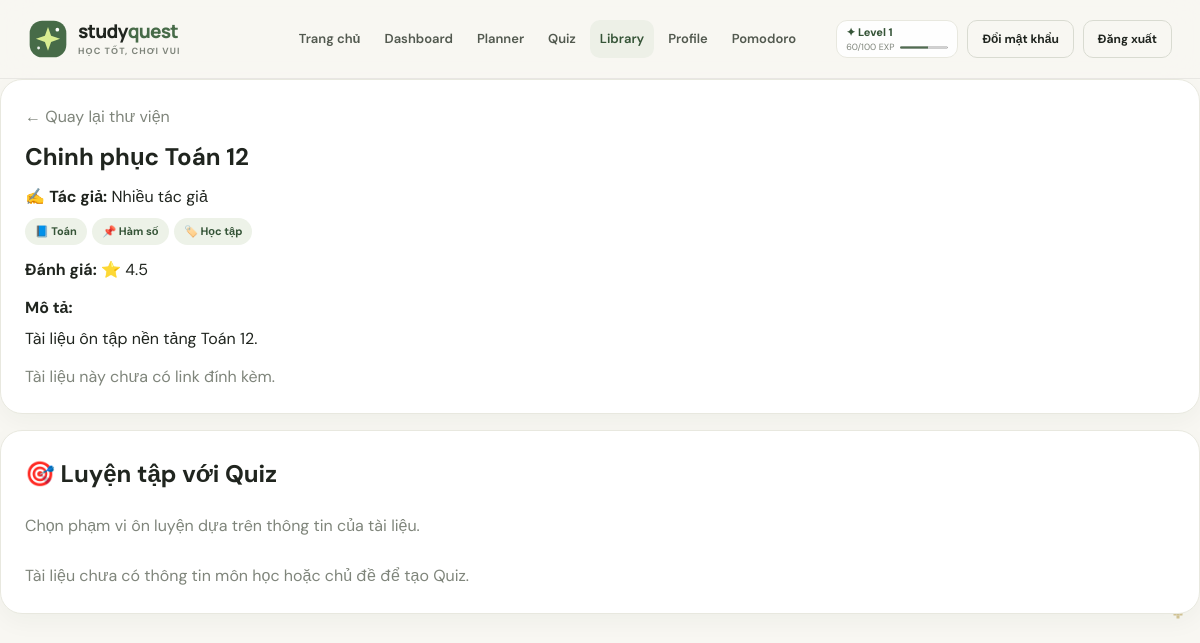
Screenshot of /library/1 (signed in) with the database file from the repository.
### tables this page shows
CREATE TABLE profiles (
    id INTEGER PRIMARY KEY AUTOINCREMENT,
    user_id INTEGER UNIQUE NOT NULL,
    character_name TEXT NOT NULL DEFAULT 'Quest Rookie',
    avatar TEXT NOT NULL DEFAULT '🧙',
    level INTEGER NOT NULL DEFAULT 1,
    exp INTEGER NOT NULL DEFAULT 0,
    reward_points INTEGER NOT NULL DEFAULT 0,
    FOREIGN KEY(user_id) REFERENCES users(id) ON DELETE CASCADE
);

CREATE TABLE books (
    id INTEGER PRIMARY KEY AUTOINCREMENT,
    title TEXT NOT NULL,
    author TEXT,
    subject TEXT NOT NULL,
    category TEXT NOT NULL DEFAULT 'Học tập',
    topic TEXT,
    description TEXT,
    cover_url TEXT,
    resource_url TEXT,
    rating REAL NOT NULL DEFAULT 4.5,
    created_at TEXT NOT NULL DEFAULT CURRENT_TIMESTAMP
);

### routes/library_routes.py (the view)
@library_bp.route("/<int:book_id>", methods=["GET"])
def book_detail(book_id):
    if not isinstance(book_id, int) or book_id <= 0:
        abort(404)
    try:
        book = get_book(book_id)
    except Exception:
        book = None
    if not book:
        abort(404)
    subject_value = _get_field(book, "subject", "subject_name", "mon_hoc")
    topic_value = _get_field(book, "topic", "topic_name", "chu_de")
    quiz_by_subject_url = None
    quiz_by_topic_url = None
    if subject_value:
        params = {"subject": str(subject_value)}
        if topic_value:
            params["topic"] = str(topic_value)
        quiz_by_subject_url = "/quiz?" + urlencode(params)
    if topic_value:
        params = {"topic": str(topic_value)}
        if subject_value:
            params["subject"] = str(subject_value)
        quiz_by_topic_url = "/quiz?" + urlencode(params)
    return render_template(
        "library/detail.html",
        book=book,
        quiz_by_subject_url=quiz_by_subject_url,
        quiz_by_topic_url=quiz_by_topic_url,
    )

### app.py (called while the page is built)
def current_user():
    if 'user_id' not in session:
        return None
    return get_profile(session['user_id'])

@app.context_processor
def inject_globals():
    return {'current_user': current_user(), 'today': date.today().isoformat()}

### models/database.py (called while the page is built)
def get_db():
    if 'db' not in g:
        g.db = sqlite3.connect(DATABASE)
        g.db.row_factory = sqlite3.Row
        g.db.execute('PRAGMA foreign_keys = ON')
    return g.db

### models/library_model.py (called while the page is built)
def get_book(book_id):
    return get_db().execute('SELECT * FROM books WHERE id = ?', (book_id,)).fetchone()

### models/profile_model.py (called while the page is built)
def get_profile(user_id):
    return get_db().execute(
        'SELECT u.id, u.username, u.email, u.role, u.admin_permission, '
        'p.character_name, p.avatar, p.level, p.exp, p.reward_points '
        'FROM users u JOIN profiles p ON p.user_id = u.id WHERE u.id = ?',
        (user_id,),
    ).fetchone()

### routes/library_routes.py (called while the page is built)
def _get_field(obj, *names, default=None):
    if obj is None:
        return default
    for name in names:
        if isinstance(obj, dict):
            if name in obj and obj[name] not in (None, ""):
                return obj[name]
        else:
            if hasattr(obj, name):
                value = getattr(obj, name)
                if value not in (None, ""):
                    return value
    return default

### templates/library/detail.html (shortened to what this page needs)
{% extends 'base.html' %}
{% block content %}
{% set title = book.title if book.title is defined else (book['title'] if book['title'] is defined else 'Không có tiêu đề') %}
{% set author = book.author if book.author is defined else (book['author'] if book['author'] is defined else '') %}
{% set subject = book.subject if book.subject is defined else (book['subject'] if book['subject'] is defined else '') %}
{% set topic = book.topic if book.topic is defined else (book['topic'] if book['topic'] is defined else '') %}
{% set category = book.category if book.category is defined else (book['category'] if book['category'] is defined else '') %}
{% set description = book.description if book.description is defined else (book['description'] if book['description'] is defined else '') %}
{% set rating = book.rating if book.rating is defined else (book['rating'] if book['rating'] is defined else None) %}
{% set link = book.resource_url if book.resource_url is defined else book['resource_url'] if book is mapping and 'resource_url' in book else None %}
<section class="panel" style="margin-bottom: 1rem;">
  <p class="muted" style="margin: 0 0 0.5rem;">
    <a href="{{ url_for('library.list_books_view') }}">← Quay lại thư viện</a>
  </p>
  <h1 style="margin: 0 0 0.5rem;">{{ title }}</h1>
  {% if author %}
    <p style="margin: 0 0 0.5rem;">✍️ <strong>Tác giả:</strong> {{ author }}</p>
  {% endif %}
  <div style="display: flex; flex-wrap: wrap; gap: 0.35rem; margin-bottom: 0.75rem;">
    {% if subject %}<span class="tag">📘 {{ subject }}</span>{% endif %}
    {% if topic %}<span class="tag">📌 {{ topic }}</span>{% endif %}
    {% if category %}<span class="tag">🏷️ {{ category }}</span>{% endif %}
  </div>
  <p style="margin: 0 0 0.5rem;">
    <strong>Đánh giá:</strong>
    {% if rating is not none and rating != '' %}
      ⭐ {{ rating }}
    {% else %}
      <span class="muted">Chưa có đánh giá</span>
    {% endif %}
  </p>
  {% if description %}
    <div style="margin: 0.75rem 0;">
      <strong>Mô tả:</strong>
      <p style="margin: 0.35rem 0 0;">{{ description }}</p>
    </div>
  {% endif %}
  {% if link %}
    <p style="margin: 0.75rem 0 0;">
      <a class="btn" href="{{ link }}" target="_blank" rel="noopener noreferrer">
        🔗 Mở tài liệu
      </a>
    </p>
  {% else %}
    <p class="muted" style="margin: 0.75rem 0 0;">Tài liệu này chưa có link đính kèm.</p>
  {% endif %}
</section>
<section class="panel">
  <h2 style="margin-top: 0;">🎯 Luyện tập với Quiz</h2>
  <p class="muted">Chọn phạm vi ôn luyện dựa trên thông tin của tài liệu.</p>
  {% if not quiz_by_subject_url and not quiz_by_topic_url %}
    <p class="muted" style="margin: 0.5rem 0 0;">
      Tài liệu chưa có thông tin môn học hoặc chủ đề để tạo Quiz.
    </p>
  {% endif %}
</section>
{% endblock %}

### templates/base.html (shortened to what this page needs)
<!doctype html>
<html lang="vi">
<head>
  <link rel="stylesheet" href="{{ url_for('static', filename='css/style.css') }}">
  <link rel="stylesheet" href="{{ url_for('static', filename='css/rpg.css') }}">
</head>
<body>
  <div class="rpg-decoration-layer" aria-hidden="true">
    <span class="rpg-pixel-decor rpg-pixel-star"></span>
  </div>
  <header class="site-header">
    <nav class="navbar container" aria-label="Điều hướng chính">
      <a class="brand" href="/" aria-label="Study Quest — Trang chủ">
        <img class="brand-mark" src="{{ url_for('static', filename='images/study-quest-mark.svg') }}" alt="" width="40" height="40">
        <span class="brand-name">study<span>quest</span><small>Học tốt, chơi vui</small></span>
      </a>
      <div class="nav-panel" id="primary-navigation">
        <div class="nav-links">
          <a class="nav-link{% if request.path == '/' %} is-active{% endif %}" href="/">Trang chủ</a>
          <a class="nav-link{% if request.path.startswith('/dashboard') %} is-active{% endif %}" href="/dashboard">Dashboard</a>
          <a class="nav-link{% if request.path.startswith('/planner') %} is-active{% endif %}" href="/planner">Planner</a>
          <a class="nav-link{% if request.path.startswith('/quiz') %} is-active{% endif %}" href="/quiz">Quiz</a>
          <a class="nav-link{% if request.path.startswith('/library') %} is-active{% endif %}" href="/library">Library</a>
          <a class="nav-link{% if request.path.startswith('/profile') %} is-active{% endif %}" href="/profile">Profile</a>
          {% if current_user %}
          <a class="nav-link{% if request.path.startswith('/pomodoro') %} is-active{% endif %}" href="{{ url_for('pomodoro') }}">Pomodoro</a>
          {% endif %}
        </div>
        <div class="nav-actions">
          {% if current_user %}
          <a class="rpg-xp-mini" href="/profile" aria-label="Level {{ current_user['level'] }}, {{ current_user['exp'] % 100 }} trên 100 EXP trong level">
            <span class="rpg-xp-mini-level">✦ Level {{ current_user['level'] }}</span>
            <span class="rpg-xp-mini-progress">
              <span>{{ current_user['exp'] % 100 }}/100 EXP</span>
              <progress max="100" value="{{ current_user['exp'] % 100 }}"></progress>
            </span>
          </a>
          <a class="btn btn-ghost btn-small" href="{{ url_for('change_password') }}">Đổi mật khẩu</a>
          <a class="btn btn-ghost btn-small rpg-logout" href="/logout">Đăng xuất</a>
          {% else %}
          <a class="btn btn-ghost btn-small" href="/login">Đăng nhập</a>
          <a class="btn btn-primary btn-small" href="/register">Bắt đầu</a>
          {% endif %}
        </div>
      </div>
    </nav>
  </header>
  <main id="main-content">
    {% block content %}{% endblock %}
  </main>
</body>
</html>

### static/css/style.css (style rules this page uses)
:root { --ink:#20251f;--ink-soft:#52594f;--muted:#7f857b;--paper:#f8f7f2;--white:#fff;--line:#e8e8df;--green:#476b48;--green-dark:#355437;--lime:#d9ed91;--lavender:#eeeaff;--peach:#fff0e6;--mint:#e7f4e9;--shadow:0 18px 50px rgba(37,49,32,.08);--radius:22px;--font-body:'DM Sans',Arial,sans-serif;--font-display:'Manrope','DM Sans',Arial,sans-serif }
* { box-sizing:border-box }
html { scroll-behavior:smooth;scroll-padding-top:88px;overflow-x:clip }
body,.body { margin:0;background:var(--paper);color:var(--ink);font-family:var(--font-body);font-size:16px;line-height:1.6;-webkit-font-smoothing:antialiased;overflow-x:clip }
img,svg { max-width:100% }
a { color:inherit;text-decoration:none }
button,a { -webkit-tap-highlight-color:transparent }
.container { width:min(1160px,calc(100% - 56px));margin-inline:auto }
.site-header { position:sticky;top:0;z-index:50;background:rgba(248,247,242,.9);backdrop-filter:blur(16px);border-bottom:1px solid rgba(32,37,31,.07) }
.navbar { min-height:78px;display:flex;align-items:center;justify-content:space-between;gap:28px }
.brand { display:flex;align-items:center;gap:10px;flex:none }
.brand-mark { width:40px;height:40px }
.brand-name { font-family:var(--font-display);font-size:19px;font-weight:800;letter-spacing:-.8px;line-height:1.05 }
.brand-name>span { color:var(--green) }
.brand-name small { display:block;margin-top:5px;font-family:var(--font-body);font-size:9px;letter-spacing:1.1px;text-transform:uppercase;color:var(--muted);font-weight:700 }
.nav-panel { display:flex;align-items:center;justify-content:flex-end;gap:30px;flex:1 }
.nav-links { display:flex;align-items:center;gap:4px }
.nav-link { padding:9px 10px;border-radius:10px;font-size:13px;color:var(--ink-soft);font-weight:600;transition:background .2s,color .2s }
.nav-link:hover,.nav-link.is-active { color:var(--green-dark);background:#edf0e7 }
.nav-actions { display:flex;align-items:center;gap:9px }
.btn { display:inline-flex;align-items:center;justify-content:center;gap:10px;min-height:44px;padding:10px 18px;border:1px solid transparent;border-radius:12px;font-weight:700;font-size:14px;line-height:1.2;cursor:pointer;transition:transform .2s,background .2s,border-color .2s,box-shadow .2s }
.btn-ghost { color:var(--ink);background:transparent;border-color:#d9dbd1 }
.btn-small { min-height:38px;padding:8px 14px;font-size:12px;border-radius:10px }
h1,h2,h3,p { margin-top:0 }
.panel { padding:24px;border:1px solid var(--line);border-radius:var(--radius);background:var(--white);box-shadow:0 8px 24px rgba(37,49,32,.04) }
.tag { display:inline-flex;align-items:center;gap:6px;padding:5px 10px;border-radius:999px;background:#edf2e8;color:var(--green-dark);font-size:11px;font-weight:700 }
.muted { color:var(--muted) }

### static/css/rpg.css (style rules this page uses)
.rpg-decoration-layer { position: fixed; z-index: 1; inset: 0; overflow: hidden; pointer-events: none; }
#main-content, .flash-stack, .footer { position: relative; z-index: 2; }
.rpg-pixel-decor { position: absolute; display: block; width: 4px; height: 4px; opacity: .48; animation: rpg-drift 12s ease-in-out infinite alternate; }
.rpg-pixel-star { top: 24%; left: 18px; background: #b29036; box-shadow: 4px 0 #b29036, -4px 0 #b29036, 0 4px #b29036, 0 -4px #b29036; }
.rpg-pixel-star:nth-child(3) { top: auto; right: 20px; bottom: 23%; left: auto; transform: scale(.75); animation-delay: -5s; }
.rpg-xp-mini { display: grid; gap: 3px; min-width: 112px; padding: 5px 9px; border: 1px solid var(--line); border-radius: 11px; background: rgba(255, 255, 255, .86); color: var(--ink); }
.rpg-xp-mini-level { color: var(--green-dark); font-size: 11px; font-weight: 800; line-height: 1.2; }
.rpg-xp-mini-progress { display: grid; grid-template-columns: auto 48px; align-items: center; gap: 6px; color: var(--muted); font-size: 9px; line-height: 1.2; }
.rpg-xp-mini progress { display: block; width: 48px; height: 5px; accent-color: var(--green); }

### rows the page displays
profiles: level "1", current_user['exp']%100 "60"
books: title "Chinh phục Toán 12", author "Nhiều tác giả", subject "Toán", topic "Hàm số", category "Học tập", rating "4.5", description "Tài liệu ôn tập nền tảng Toán 12."
